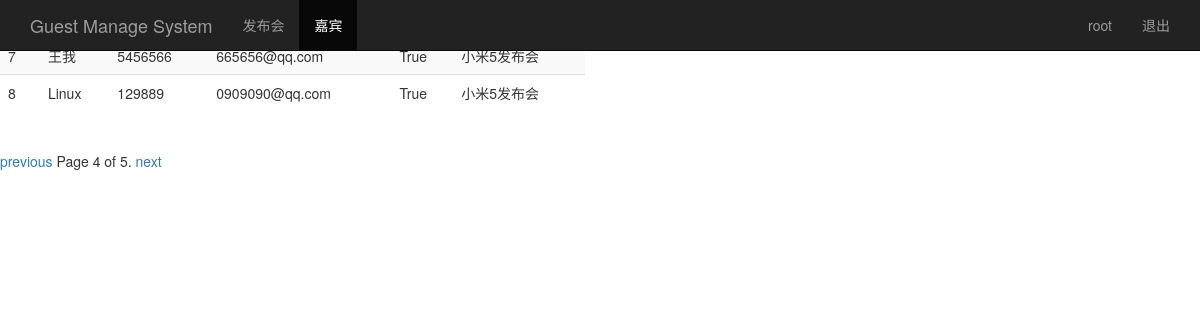
Page /guest_manage/?page=4 (signed in) on the committed database.
### sign/models.py (models this page shows, shortened)
class Guest(models.Model):
    event = models.ForeignKey(Event)             # 关联发布会ID
    realname = models.CharField(max_length=64)  # 姓名
    phone = models.CharField(max_length=16)     # 手机号
    email = models.EmailField()                 # 邮箱
    sign = models.BooleanField()                # 签到状态
    create_time = models.DateTimeField(auto_now=True)  # 创建时间
    class Meta:
        unique_together = ("event","phone")

class Event(models.Model):
    name = models.CharField(max_length=100)             # 发布会标题
    limit = models.IntegerField()                       # 人数
    status = models.BooleanField()                      # 状态
    address = models.CharField(max_length=200)          # 地址
    start_time = models.DateTimeField('events_time')    # 发布会时间
    create_time = models.DateTimeField(auto_now=True)   # 自动创建时间
    def __unicode__(self):
        return self.name

### sign/views.py (the view)
# urls.py: url(r'^guest_manage/$', views.guest_manage),
@login_required
def guest_manage(request):
    username =request.session.get('user', '')
    guest_list = Guest.objects.all()
    paginator = Paginator(guest_list,2) # 每页显示2条数据
    page = request.GET.get('page')
    try:
        contacts = paginator.page(page)
    except PageNotAnInteger:
        contacts = paginator.page(1)
    except EmptyPage:
        contacts = paginator.page(paginator.num_pages)
    return render(request, "guest_manage.html", {"user":username, "guests":contacts})

### templates/guest_manage.html (shortened to what this page needs)
<!DOCTYPE html>
<html lang="zh-CN">
<head>
    {% load bootstrap3 %}
    {% bootstrap_css %}
</head>
<body>
<nav class="navbar navbar-inverse navbar-fixed-top">
    <div class="container">
        <div class="navbar-header">
            <a class="navbar-brand" href="/guest_manage/">Guest Manage System</a>
        </div>
        <div id="navbar" class="collapse navbar-collapse">
            <ul class="nav navbar-nav">
                <li><a href="/event_manage/">发布会</a></li>
                <li class="active"><a href="#about">嘉宾</a></li>
            </ul>
            <ul class="nav navbar-nav navbar-right">
                <li><a href="#">{{user}}</a></li>
                <li><a href="/logout/">退出</a></li>
            </ul>
        </div>
    </div>
</nav>
<div class="row">
    <div class="col-md-6">
        <table class="table table-striped">
            <thead>
            <tr>
                <th>id</th>
                <th>名称</th>
                <th>手机</th>
                <th>Email</th>
                <th>签到</th>
                <th>发布会id</th>
            </tr>
            </thead>
            <tbody>
            {% for guest in guests %}
                <tr>
                    <td>{{ guest.id }}</td>
                    <td>{{ guest.realname }}</td>
                    <td>{{ guest.phone }}</td>
                    <td>{{ guest.email }}</td>
                    <td>{{ guest.sign }}</td>
                    <td>{{ guest.event }}</td>
                </tr>
            {% endfor %}
            </tbody>
        </table>
    </div>
</div>
<div class="pagination">
      <span class="step-links">
        {% if guests.has_previous %}
            <a href="?page={{ guests.previous_page_number }}">previous</a>
        {% endif %}
          <span class="current">
            Page {{ guests.number }} of {{ guests.paginator.num_pages }}.
          </span>
          {% if guests.has_next %}
              <a href="?page={{ guests.next_page_number }}">next</a>
          {% endif %}
      </span>
</div>
</body>
</html>

### rows in the picture
Guest: id "7", realname "王我", phone "5456566", email "665656@qq.com", sign "True", event "小米5发布会"
Guest: id "8", realname "Linux", phone "129889", email "0909090@qq.com", sign "True", event "小米5发布会"

### other values in the picture
{{ user }} "root"
{{ guests.number }} "4"
{{ guests.paginator.num_pages }} "5"
